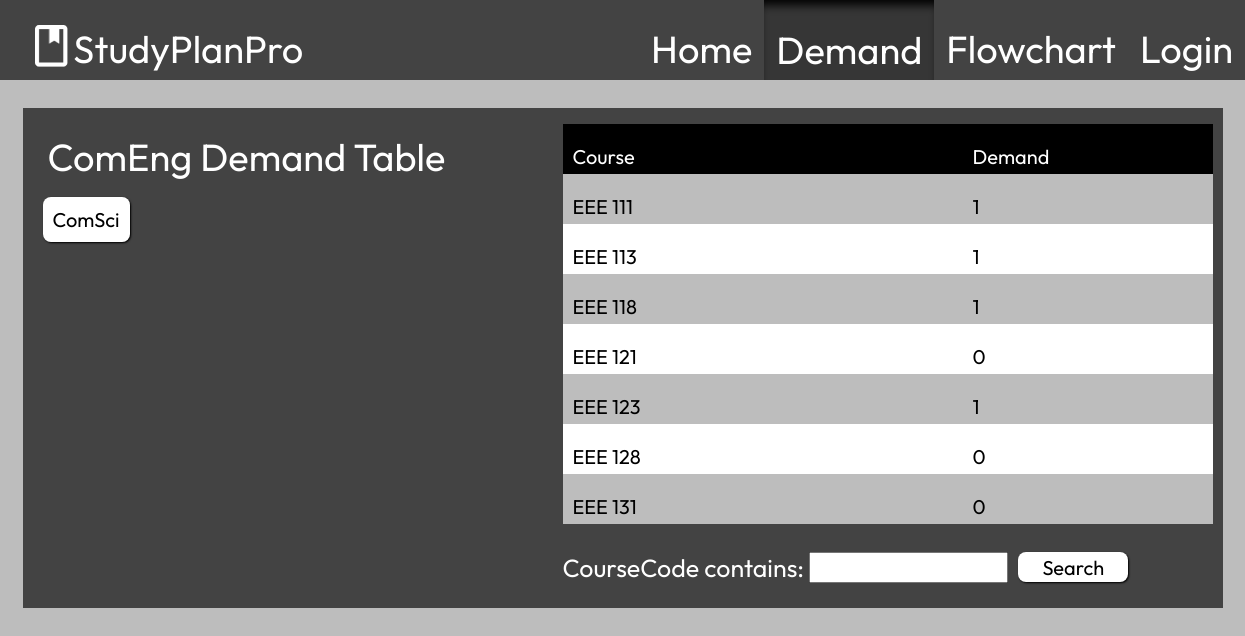
/demand/comeng/, run on an earlier commit of the app's database.
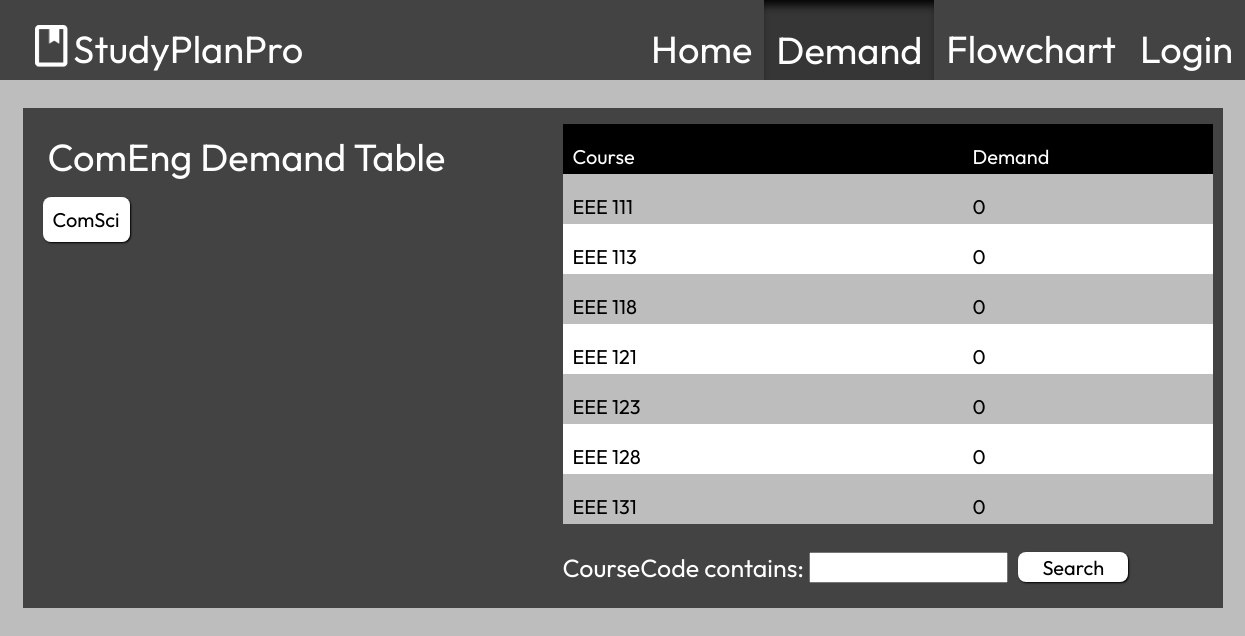
And on a later commit of the database.
### home/models.py (models this page shows, shortened)
class Course(models.Model):
    courseCode = models.CharField(max_length=30)
    courseTitle = models.CharField(max_length=100)
    shortDescription = models.CharField(max_length=500, blank=True)
    coursePrereq = models.ManyToManyField('self', blank=True, symmetrical=False, related_name="CoursePrereq")
    courseCoreq = models.ManyToManyField('self', blank=True, symmetrical=False, related_name="CourseCoreq")
    nominalCourseDifficultyReview = models.IntegerField(default=3, validators=[MinValueValidator(1), MaxValueValidator(5)])
    courseDemand = models.IntegerField(default=0)

### demand2/views.py (the view)
# urls.py: path('', views.view_demand, name="demand"),
def view_demand(request):
     if request.method == 'POST':
          course_review = request.POST['review_input']
          course = request.POST.get('review_course')
          course = Course.objects.get(courseCode=course)
          new_review = CourseReview(course=course, courseReview=course_review)
          new_review.save()
     course_list = Course.objects.filter(courseCode__startswith = "EEE") | Course.objects.filter(courseCode__startswith = 'CoE')           # FOR DATABASE FUNCTIONALITY
     searched_course = CourseFilter(request.GET, queryset=course_list)
     course_list = searched_course.qs
     context = {
          'course_list': course_list,
          'searched_course': searched_course
     }
     return render(request, 'demand2page.html', context)

### demand2/templates/demand2page.html (shortened to what this page needs)
<!DOCTYPE html>
<html>
    <head>
        {% load static %}
        {% load socialaccount %}
        <link href="{% static 'demand2_style.css' %}" rel="stylesheet"/>
    </head>
    <body>
        <div class="header">
            <img id="logo" src="{% static 'images/logo.png' %}">
            <h1 style="padding-left: 5px;">StudyPlanPro</h1>
            <div id="tabs_container">
                <a href="/home/" class="tabs"><h1>Home</h1></a>
                <button class="highlighted_tabs"><h1>Demand</h1></button>
                <a href="/flowchart/comeng/" class="tabs"><h1>Flowchart</h1></a>
                {% if user.is_authenticated %}
                <a href="/home/logout/" class="tabs"><h1>Logout</h1></a>
                {% else %}
                <a href="/home/login/" class="tabs"><h1>Login</h1></a>
                {% endif %}
            </div>
        </div>
        <div class="centered_div" style="padding-top: 100px;">
            <div id="demand_box">
                <div style="height: 200px; width: 500px;">
                    <h1 style="flex: 1; left: 25px; position: relative;">ComEng Demand Table</h1>
                    <a class="gray_button" style="background-color: #ffffff; color: #000000; padding: 10px; margin-left: 20px;" href="/demand/cs">ComSci</a>
                </div>
                <div id="list_container">
                    <ul id="list_header"><li class="demtable" style="background-color: #000000;"><p class="header_kid">Course</p><p class="header_kid">Demand</p></li></ul>
                    <ul id="demtable_full">
                    {% for course in course_list %}
                        <li class="demtable"><p id ="{{ course.courseCode }}" class="course_item" onclick="showinfo('')">
                            {{ course.courseCode }}
                        </p><p class="demand_item">
                            {{ course.courseDemand }}
                        </p></li>
                    {% endfor %}
                    </ul>
                    <form method="get" id="search_input">
                        {{ searched_course.form }}
                        <button type="submit" id="demand_search_btn">Search</button>
                    </form>
                </div>
            </div>
        </div>
    </body>
</html>

### demand2/static/demand2_style.css (style rules this page uses)
* { max-width: 100vw; font-family: "Outfit", sans-serif; }
h1 { color: #ffffff; font-size: 38px; font-weight: normal; }
p { color: #000000; font-size: 20px; font-weight: normal; }
body { background-color: #bdbdbd; }
a { text-decoration: none; }
.header { width: 100vw; height: 80px; left: 0px; top: 0px; position: absolute; display: flex; overflow: hidden; background-color: #434343; }
#logo { width: 33.33px; height: 41.67px; padding-left: 35px; padding-top: 25px; }
#tabs_container { width: 1440px; display: flex; justify-content: flex-end; flex-wrap: wrap; overflow: hidden; }
.tabs { height: 80px; position: inherit; padding-left: 12px; padding-right: 12px; border: none; background-color: #434343; cursor: pointer; }
.highlighted_tabs { height: 80px; position: inherit; padding-left: 12px; padding-right: 12px; border: none; background-color: #363636; box-shadow: #000000 0px 10px 10px -5px inset; }
.gray_button { height: 40px; color: #ffffff; font-size: 20px; padding-left: 40px; padding-right: 40px; border-radius: 8px; background-color: #434343; border: none; box-shadow: #000000 1px 1px 2px; cursor: pointer; }
.centered_div { display: flex; justify-content: center; }
#demand_box { background-color: #434343; width: 1200px; height: 500px; display: flex; }
#list_container { flex: 2; display: flex; flex-direction: column; }
#list_header { list-style-type: none; display: flex; width: 650px; height: 50px; overflow: hidden; }
.header_kid { color: #ffffff; flex: 1; width: 750px; height: 50px; padding-left: 10px; }
#demtable_full { list-style-type: none; width: 650px; height: 350px; overflow-y: scroll; overflow-x: hidden; top: -32px; position: relative; }
.demtable { display: flex; width: 800px; height: 50px; }
.demtable:nth-child(odd) { background-color: #bdbdbd; }
.demtable:nth-child(even) { background-color: #ffffff; }
.course_item { flex: 1; padding-left: 10px; width: 750px; height: 50px; overflow: hidden; text-overflow: ellipsis; white-space: nowrap; cursor: pointer; }
.demand_item { flex: 1; padding-left: 10px; width: 750px; height: 50px; overflow: hidden; text-overflow: ellipsis; white-space: nowrap; }
#search_input { font-size: 25px; color: #ffffff; left: 40px; bottom: 20px; position: relative; display: flex; }
#search_input > div > input { height: 25px; position: relative; bottom: 5px; }
#demand_search_btn { background-color: #ffffff; color: #000000; font-size: 20px; width: 110px; height: 30px; position: relative; left: 10px; border-radius: 8px; border: none; box-shadow: #000000 1px 1px 2px; cursor: pointer; }

What changed in the data, as far as the page shows it:
changed Course "EEE 111": courseDemand "1" → "0"
changed Course "EEE 113": courseDemand "1" → "0"
changed Course "EEE 118": courseDemand "1" → "0"
changed Course "EEE 123": courseDemand "1" → "0"
